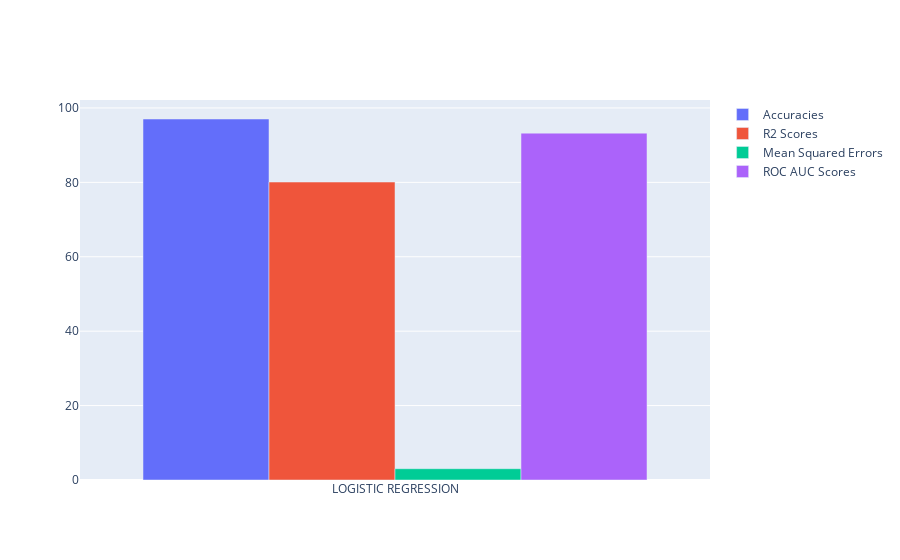

Notebook code for this chart:
### Code cell
import plotly.graph_objects as go

# Extracting algorithm names from keys of 'roc_auc_scores' dictionary
Algos = list(roc_auc_scores.keys())

# Creating a figure with multiple bar plots using Plotly Graph Objects
fig = go.Figure(data=[
    go.Bar(name='Accuracies', x=Algos, y=list(accuracies.values())),
    go.Bar(name='R2 Scores', x=Algos, y=list(r2_scores.values())),
    go.Bar(name='Mean Squared Errors', x=Algos, y=list(mean_squared_errors.values())),
    go.Bar(name='ROC AUC Scores', x=Algos, y=list(roc_auc_scores.values()))
])

# Setting the bar mode to 'group' for grouped bars
fig.update_layout(barmode='group')

### Figure 1 — Plotly figure (JSON) as saved in the notebook; plotly's stock layout.template omitted (floating-point values rounded to 4 significant figures)
{"data": [{"name": "Accuracies", "type": "bar", "x": ["LOGISTIC REGRESSION"], "y": [97.03]}, {"name": "R2 Scores", "type": "bar", "x": ["LOGISTIC REGRESSION"], "y": [80.09]}, {"name": "Mean Squared Errors", "type": "bar", "x": ["LOGISTIC REGRESSION"], "y": [3.036]}, {"name": "ROC AUC Scores", "type": "bar", "x": ["LOGISTIC REGRESSION"], "y": [93.23]}], "layout": {"barmode": "group"}}
